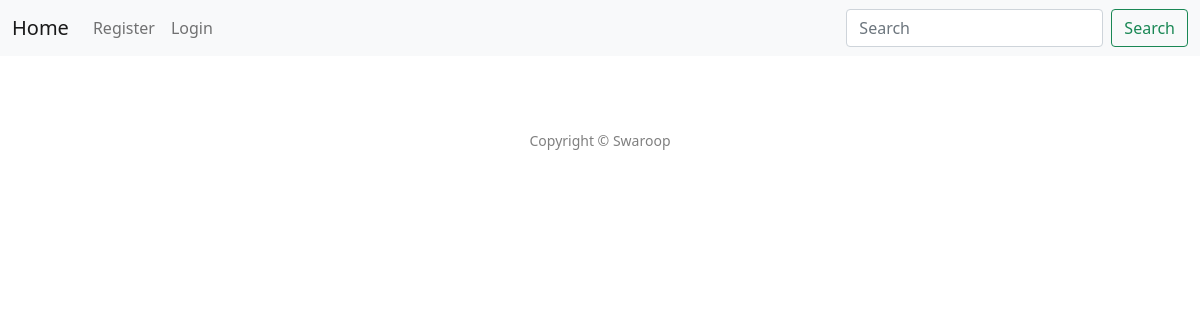
The app's page /, older data.
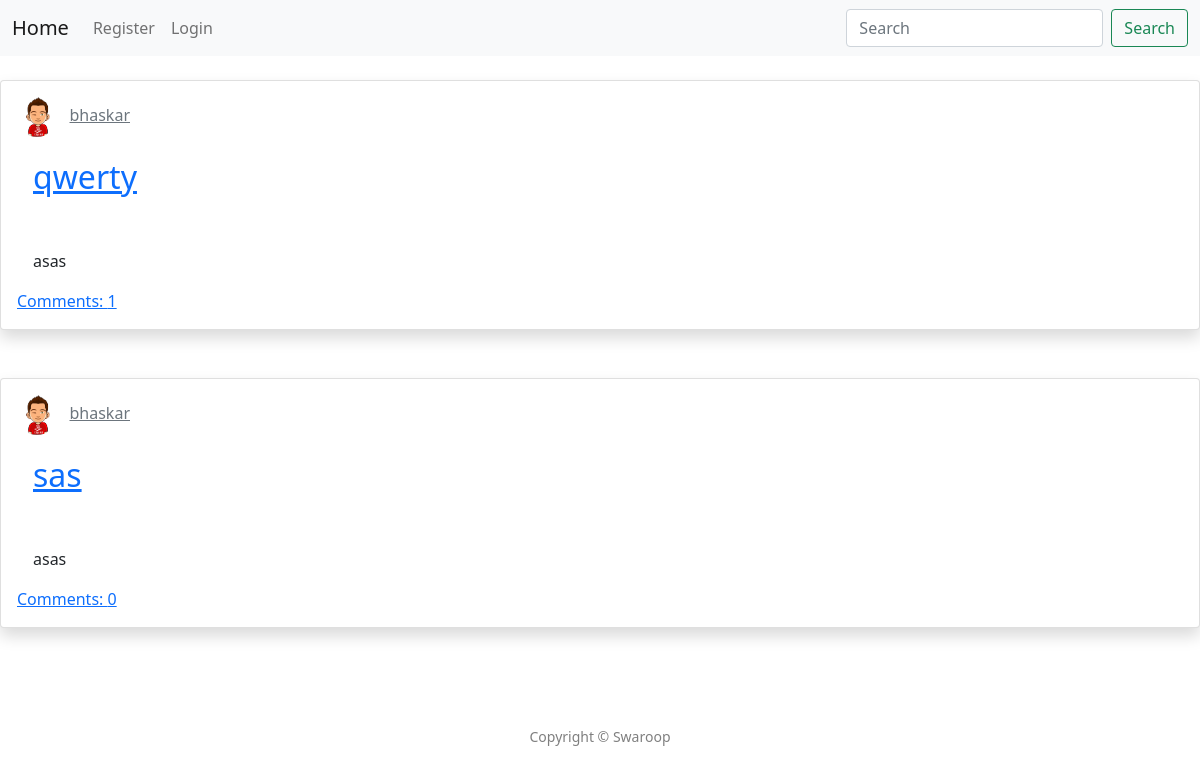
The same page, newer data.
### issues/models.py (models this page shows, shortened)
class Issue(models.Model):
    title = models.CharField(max_length=100)
    description = models.TextField()
    date_posted = models.DateTimeField(default=timezone.now)
    location = models.CharField(max_length=20)
    user = models.ForeignKey(User, on_delete=models.CASCADE)
    likes = models.IntegerField(default=0)
    dislikes = models.IntegerField(default=0)

class UserProfile(models.Model):
    user = models.OneToOneField(User, on_delete=models.CASCADE)
    bio = models.CharField(max_length=100, default='', blank=True)
    website = models.URLField(default='', blank=True)
    image = ProcessedImageField(default="default.png", upload_to='profile_image', processors=[ResizeToFill(200, 200)],
                                format='JPEG', options={'quality': 90})
    thumbnail = ImageSpecField(source='image', processors=[ResizeToFill(50, 50)], format='JPEG',
                               options={'quality': 100})

### issues/views.py (the view)
# urls.py: path('', views.index, name='index'),
def index(request):
    issues = Issue.objects.all().order_by('-date_posted')
    paginator = Paginator(issues, 10)
    page = request.GET.get('page')
    issues = paginator.get_page(page)
    return render(request, 'index.html', {'issues': issues})

### templates/index.html (shortened to what this page needs)
{% extends "header.html"%}
{% block content %}
{% for issue in issues %}
<div class="card shadow p-3 mb-5 bg-white rounded">
	<div style="text-align: inline;">
		<img src="{{ issue.user.userprofile.thumbnail.url }}" width="40" height="40" alt="Profile Image" style="border-radius: 50%;">
		<a class="card-subtitle mb-2 text-muted" href="{% url 'user-issues' issue.user.username %}">{{ issue.user }}</a>
	</div>
	<div class="card-body">
		<a class="card-title" style="font-size: 2em;" href="{% url 'issue-detail' issue.id %}">{{ issue.title }}</a>
		<p class="card-text">{{ issue.description|truncatewords:"30" }}</p>
	</div>
	<a href="{% url 'issue-detail' issue.id %}">Comments: {{ issue.comments.count }}</a>
</div>
{% endfor %}
{% endblock content %}

### templates/header.html (shortened to what this page needs)
{% load static %}
<!DOCTYPE html>
<html lang="en">
<head>
    <link href="https://cdn.jsdelivr.net/npm/bootstrap@5.0.0-beta1/dist/css/bootstrap.min.css" rel="stylesheet">
</head>
<body>
    <nav class="navbar navbar-expand-lg navbar-light bg-light">
        <div class="container-fluid">
          <a class="navbar-brand" href="/">Home</a>
          <div class="collapse navbar-collapse" id="navbarSupportedContent">
            <ul class="navbar-nav me-auto mb-2 mb-lg-0">
                {% if user.is_authenticated %}
                <li class="nav-item"><a class="nav-link" href="{% url 'issue-create' %}">New Issue</a></li>
                <li class="nav-item"><a class="nav-link" href="{% url 'view_profile' %}">Profile</a></li>
                <li class="nav-item"><a class="nav-link" href="{% url 'logout' %}">Logout</a></li>
                {% else %}
                <li class="nav-item"><a class="nav-link" href="{% url 'register' %}">Register</a></li>
                <li class="nav-item"><a class="nav-link" href="{% url 'login' %}">Login</a></li>
                {% endif %}
            </ul>
            <form class="d-flex">
              <input class="form-control me-2" type="search" placeholder="Search" aria-label="Search">
              <button class="btn btn-outline-success" type="submit">Search</button>
            </form>
          </div>
        </div>
      </nav>
    <main role="main" >
                 {% block content %}{% endblock %}
    </main>
    <br>
    <div id="sticky-footer" class="py-4 bg-secondry text-black-50">
        <div class="container text-center">
            <small>Copyright &copy; Swaroop</small>
        </div>
    </div>
</body>
</html>

Row changes from the older to the newer data that the page shows:
added Issue: user.userprofile.thumbnail (placeholder picture), user "bhaskar", title "qwerty", description "asas", comments.count "1"
added Issue: user.userprofile.thumbnail (placeholder picture), user "bhaskar", title "sas", description "asas", comments.count "0"
